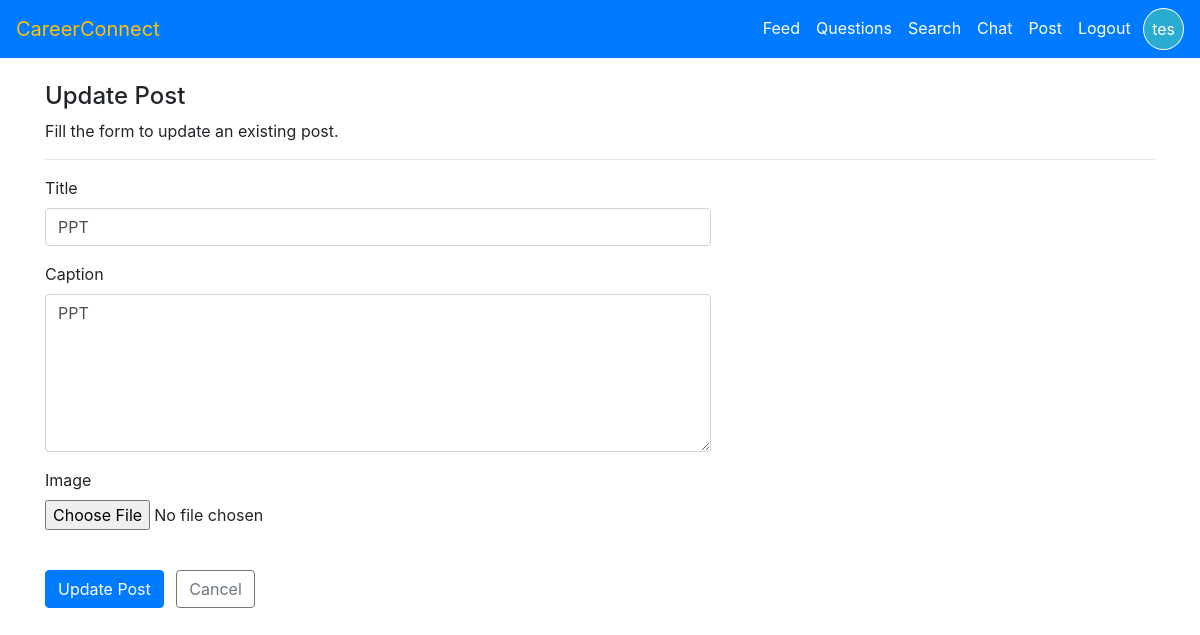
Screenshot of /post/1/update (signed in) with the database file from the repository.
### app.py (models this page shows, shortened)
class User(db.Model, UserMixin):
    id = db.Column(db.Integer, primary_key=True)
    username = db.Column(db.String(20), unique=True, nullable=False)
    password_hash = db.Column(db.String(128), nullable=False)
    profile_image = db.Column(db.String(128), default="def.jpg")
    occupation=db.Column(db.String(80), default="Student")
    posts = db.relationship("Post", back_populates="user", lazy="subquery")
    comments = db.relationship("Comment", backref="user", lazy="dynamic")
    likes = db.relationship("Like", backref="user", lazy="dynamic")
    chats_sent = db.relationship(
        "Chat", foreign_keys=[Chat.sender_id], backref="sender_user", lazy="dynamic"
    )
    chats_received = db.relationship(
        "Chat", foreign_keys=[Chat.receiver_id], backref="receiver_user", lazy="dynamic"
    )

class Post(db.Model):
    id = db.Column(db.Integer, primary_key=True)
    title = db.Column(db.String(100), nullable=False)
    timestamp = db.Column(
        db.DateTime, nullable=False, default=datetime.now(timezone("Asia/Kolkata"))
    )
    last_updated = db.Column(
        db.DateTime,
        default=datetime.now(timezone("Asia/Kolkata")),
        onupdate=datetime.now(timezone("Asia/Kolkata")),
    )
    status = db.Column(db.String(20))
    caption = db.Column(db.Text, nullable=False)
    image = db.Column(db.String(128))
    user_id = db.Column(db.Integer, db.ForeignKey("user.id"), nullable=False)
    user = db.relationship("User", back_populates="posts", lazy=True)
    likes = db.relationship("Like", backref="posts", lazy="dynamic")
    comments = db.relationship("Comment", backref="posts", lazy="dynamic")

### app.py (the view, shortened to what this page needs)
@app.route("/post/<int:post_id>/update", methods=["GET", "POST"])
@login_required
def update_post(post_id):
    post = Post.query.get_or_404(post_id)
    if post.user != current_user:
        abort(403)
    form = UpdatePostForm()
    if request.method == "GET":
        form.title.data = post.title
        form.caption.data = post.caption
    return render_template("update_post.html", form=form)

### app.py
class UpdatePostForm(FlaskForm):
    title = StringField("Title", validators=[DataRequired()])
    image = FileField("Image", validators=[FileAllowed(["jpg", "png"])])
    caption = TextAreaField("Caption", validators=[DataRequired()])
    submit = SubmitField("Update")

### app.py (called while the page is built)
@login.user_loader
def load_user(user_id):
    return User.query.get(int(user_id))

### templates/update_post.html (shortened to what this page needs)
{% extends "base.html" %}
{% block content %}
<br>
<h4>Update Post</h4>
<p>Fill the form to update an existing post.</p>
<hr>
<form method="POST" action="" enctype="multipart/form-data">
    <div class="form-group" placeholder="Enter title" style="width:60%">
        {{ form.title.label }} {{ form.title(class="form-control") }}
    </div>
    <div class="form-group" placeholder="Enter caption" style="width:60%">
        {{ form.caption.label }}
        {{ form.caption(class="form-control", rows="6") }}
    </div>
    <div class="form-group">
        {{ form.image.label }}
        {{ form.image(class="form-control-file") }}
    </div>
    <br>
    <button type="submit" class="btn btn-primary">Update Post</button>
    <a href="{{ url_for('login') }}" class="btn btn-outline-secondary ml-2">Cancel</a>
</form>
{% endblock %}

### templates/navbar.html (shortened to what this page needs)
<!DOCTYPE html>
<html lang="en">
<head>
    <link rel="stylesheet" href="{{ url_for('static', filename='style.css') }}">
    <link rel="stylesheet" href="https://stackpath.bootstrapcdn.com/bootstrap/4.5.2/css/bootstrap.min.css"
>
</head>
<body>
    <nav class="navbar navbar-expand-lg navbar-light bg-primary ">
        <a class="navbar-brand text-warning" href="#">CareerConnect</a>
        <div class="collapse navbar-collapse" id="navbarNav">
            <ul class="navbar-nav ml-auto">
                {% if current_user.is_authenticated %}
                <li class="nav-item">
                    <a class="nav-link" href="{{ url_for('feed') }}">Feed</a>
                </li>
                <li class="nav-item">
                    <a class="nav-link" href="{{ url_for('questions') }}">Questions</a>
                </li>
                <li class="nav-item">
                    <a class="nav-link" href="{{ url_for('search') }}">Search</a>
                </li>
                <li class="nav-item">
                    <a class="nav-link" href="{{ url_for('all_chats_with_people') }}">Chat</a>
                </li>
                <li class="nav-item">
                    <a class="nav-link" href="{{ url_for('create_post') }}">Post</a>
                </li>
                <li class="nav-item">
                    <a class="nav-link" href="{{ url_for('logout') }}">Logout&nbsp;</a>
                </li>
                <li class="nav-item">
                    <a class="nav-link profile-img" href="{{ url_for('profile', username=current_user.username) }}" style="border-radius: 50%; border: 1px solid white "> {{ current_user.username[:3] }}</a>
                </li>
                {% endif %}
            </ul>
        </div>
    </nav>
</body>
</html>

### templates/navbar.html (style rules this page uses)
.navbar-light .navbar-nav .nav-link { color: white; transition: color 1s; }
.profile-img { background-color: #2aabd2; transition: background-color 1s; }

### rows the page displays
User: username "tes"
Post: title "PPT", caption "PPT"
